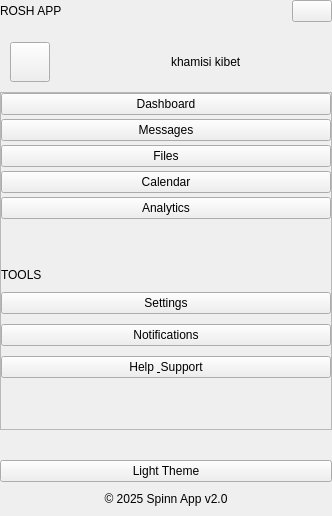
<?xml version="1.0" encoding="UTF-8"?>
<ui version="4.0">
 <class>CustomComponent</class>
 <widget class="QCustomComponent" name="CustomComponent">
  <property name="geometry">
   <rect>
    <x>0</x>
    <y>0</y>
    <width>332</width>
    <height>516</height>
   </rect>
  </property>
  <property name="windowTitle">
   <string>CustomComponent</string>
  </property>
  <layout class="QVBoxLayout" name="verticalLayout">
   <property name="spacing">
    <number>10</number>
   </property>
   <property name="leftMargin">
    <number>0</number>
   </property>
   <property name="topMargin">
    <number>0</number>
   </property>
   <property name="rightMargin">
    <number>0</number>
   </property>
   <property name="bottomMargin">
    <number>0</number>
   </property>
   <item>
    <widget class="QCustomHamburgerMenu" name="leftHamburgerMenu">
     <property name="acrylicEnabled" stdset="0">
      <bool>true</bool>
     </property>
     <property name="autoHide" stdset="0">
      <bool>true</bool>
     </property>
     <property name="showButtonName" stdset="0">
      <string>BtnLeftSideDrawer</string>
     </property>
     <property name="hideButtonName" stdset="0">
      <string>hideHamburgerBtn</string>
     </property>
     <layout class="QVBoxLayout" name="verticalLayout_3">
      <property name="spacing">
       <number>10</number>
      </property>
      <property name="leftMargin">
       <number>0</number>
      </property>
      <property name="topMargin">
       <number>0</number>
      </property>
      <property name="rightMargin">
       <number>0</number>
      </property>
      <property name="bottomMargin">
       <number>0</number>
      </property>
      <item>
       <widget class="QWidget" name="leftDrawerWidget" native="true">
        <layout class="QVBoxLayout" name="verticalLayout_2">
         <property name="spacing">
          <number>10</number>
         </property>
         <property name="leftMargin">
          <number>0</number>
         </property>
         <property name="topMargin">
          <number>0</number>
         </property>
         <property name="rightMargin">
          <number>0</number>
         </property>
         <property name="bottomMargin">
          <number>0</number>
         </property>
         <item>
          <widget class="QWidget" name="headerWidget" native="true">
           <layout class="QHBoxLayout" name="horizontalLayout">
            <property name="spacing">
             <number>10</number>
            </property>
            <property name="leftMargin">
             <number>0</number>
            </property>
            <property name="topMargin">
             <number>0</number>
            </property>
            <property name="rightMargin">
             <number>0</number>
            </property>
            <property name="bottomMargin">
             <number>0</number>
            </property>
            <item>
             <widget class="QLabel" name="appTitleLabel">
              <property name="text">
               <string>ROSH APP</string>
              </property>
             </widget>
            </item>
            <item alignment="Qt::AlignmentFlag::AlignRight">
             <widget class="QPushButton" name="hideHamburgerBtn">
              <property name="text">
               <string/>
              </property>
              <property name="icon">
               <iconset resource="../Qss/icons/_icons.qrc">
                <normaloff>:/material_design/icons/material_design/close.png</normaloff>:/material_design/icons/material_design/close.png</iconset>
              </property>
             </widget>
            </item>
           </layout>
          </widget>
         </item>
         <item>
          <widget class="QCustomHorizontalSeparator" name="headerSeparator"/>
         </item>
         <item alignment="Qt::AlignmentFlag::AlignTop">
          <widget class="QWidget" name="profileWidget" native="true">
           <layout class="QHBoxLayout" name="profileLayout">
            <property name="spacing">
             <number>10</number>
            </property>
            <property name="leftMargin">
             <number>10</number>
            </property>
            <property name="topMargin">
             <number>0</number>
            </property>
            <property name="rightMargin">
             <number>10</number>
            </property>
            <property name="bottomMargin">
             <number>0</number>
            </property>
            <item alignment="Qt::AlignmentFlag::AlignLeft">
             <widget class="QPushButton" name="profileBtn">
              <property name="minimumSize">
               <size>
                <width>40</width>
                <height>40</height>
               </size>
              </property>
              <property name="maximumSize">
               <size>
                <width>40</width>
                <height>40</height>
               </size>
              </property>
              <property name="text">
               <string/>
              </property>
              <property name="icon">
               <iconset resource="../Qss/icons/_icons.qrc">
                <normaloff>:/material_design/icons/material_design/account_circle.png</normaloff>:/material_design/icons/material_design/account_circle.png</iconset>
              </property>
              <property name="iconSize">
               <size>
                <width>20</width>
                <height>20</height>
               </size>
              </property>
             </widget>
            </item>
            <item>
             <widget class="QLabel" name="userInfoLabel">
              <property name="text">
               <string>khamisi kibet</string>
              </property>
              <property name="alignment">
               <set>Qt::AlignmentFlag::AlignLeading|Qt::AlignmentFlag::AlignLeft|Qt::AlignmentFlag::AlignVCenter</set>
              </property>
              <property name="wordWrap">
               <bool>true</bool>
              </property>
             </widget>
            </item>
           </layout>
          </widget>
         </item>
         <item>
          <widget class="QScrollArea" name="scrollArea">
           <property name="widgetResizable">
            <bool>true</bool>
           </property>
           <widget class="QWidget" name="scrollAreaWidgetContents">
            <property name="geometry">
             <rect>
              <x>0</x>
              <y>0</y>
              <width>310</width>
              <height>396</height>
             </rect>
            </property>
            <layout class="QVBoxLayout" name="verticalLayout_4">
             <property name="spacing">
              <number>0</number>
             </property>
             <property name="leftMargin">
              <number>0</number>
             </property>
             <property name="topMargin">
              <number>0</number>
             </property>
             <property name="rightMargin">
              <number>0</number>
             </property>
             <property name="bottomMargin">
              <number>0</number>
             </property>
             <item>
              <widget class="QWidget" name="navigationWidget" native="true">
               <layout class="QVBoxLayout" name="navigationLayout">
                <property name="spacing">
                 <number>4</number>
                </property>
                <property name="leftMargin">
                 <number>0</number>
                </property>
                <property name="topMargin">
                 <number>0</number>
                </property>
                <property name="rightMargin">
                 <number>0</number>
                </property>
                <property name="bottomMargin">
                 <number>0</number>
                </property>
                <item>
                 <widget class="QPushButton" name="dashboardBtn">
                  <property name="text">
                   <string>Dashboard</string>
                  </property>
                  <property name="icon">
                   <iconset resource="../Qss/icons/_icons.qrc">
                    <normaloff>:/material_design/icons/material_design/dashboard.png</normaloff>:/material_design/icons/material_design/dashboard.png</iconset>
                  </property>
                 </widget>
                </item>
                <item>
                 <widget class="QPushButton" name="messagesBtn">
                  <property name="text">
                   <string>Messages</string>
                  </property>
                  <property name="icon">
                   <iconset resource="../Qss/icons/_icons.qrc">
                    <normaloff>:/material_design/icons/material_design/chat_bubble.png</normaloff>:/material_design/icons/material_design/chat_bubble.png</iconset>
                  </property>
                 </widget>
                </item>
                <item>
                 <widget class="QPushButton" name="filesBtn">
                  <property name="text">
                   <string>Files</string>
                  </property>
                  <property name="icon">
                   <iconset resource="../Qss/icons/_icons.qrc">
                    <normaloff>:/material_design/icons/material_design/folder.png</normaloff>:/material_design/icons/material_design/folder.png</iconset>
                  </property>
                 </widget>
                </item>
                <item>
                 <widget class="QPushButton" name="calendarBtn">
                  <property name="text">
                   <string>Calendar</string>
                  </property>
                  <property name="icon">
                   <iconset resource="../Qss/icons/_icons.qrc">
                    <normaloff>:/material_design/icons/material_design/event.png</normaloff>:/material_design/icons/material_design/event.png</iconset>
                  </property>
                 </widget>
                </item>
                <item>
                 <widget class="QPushButton" name="analyticsBtn">
                  <property name="text">
                   <string>Analytics</string>
                  </property>
                  <property name="icon">
                   <iconset resource="../Qss/icons/_icons.qrc">
                    <normaloff>:/material_design/icons/material_design/analytics.png</normaloff>:/material_design/icons/material_design/analytics.png</iconset>
                  </property>
                 </widget>
                </item>
               </layout>
              </widget>
             </item>
             <item>
              <spacer name="verticalSpacer">
               <property name="orientation">
                <enum>Qt::Orientation::Vertical</enum>
               </property>
               <property name="sizeHint" stdset="0">
                <size>
                 <width>20</width>
                 <height>79</height>
                </size>
               </property>
              </spacer>
             </item>
             <item>
              <widget class="QCustomHorizontalSeparator" name="middleSeparator"/>
             </item>
             <item>
              <widget class="QWidget" name="toolsWidget" native="true">
               <layout class="QVBoxLayout" name="toolsLayout">
                <property name="spacing">
                 <number>10</number>
                </property>
                <property name="leftMargin">
                 <number>0</number>
                </property>
                <property name="topMargin">
                 <number>0</number>
                </property>
                <property name="rightMargin">
                 <number>0</number>
                </property>
                <property name="bottomMargin">
                 <number>0</number>
                </property>
                <item>
                 <widget class="QLabel" name="toolsLabel">
                  <property name="text">
                   <string>TOOLS</string>
                  </property>
                 </widget>
                </item>
                <item>
                 <widget class="QPushButton" name="settingsBtn">
                  <property name="text">
                   <string>Settings</string>
                  </property>
                  <property name="icon">
                   <iconset resource="../Qss/icons/_icons.qrc">
                    <normaloff>:/material_design/icons/material_design/settings.png</normaloff>:/material_design/icons/material_design/settings.png</iconset>
                  </property>
                 </widget>
                </item>
                <item>
                 <widget class="QPushButton" name="notificationsBtn">
                  <property name="text">
                   <string>Notifications</string>
                  </property>
                  <property name="icon">
                   <iconset resource="../Qss/icons/_icons.qrc">
                    <normaloff>:/material_design/icons/material_design/notifications.png</normaloff>:/material_design/icons/material_design/notifications.png</iconset>
                  </property>
                 </widget>
                </item>
                <item>
                 <widget class="QPushButton" name="helpBtn">
                  <property name="text">
                   <string>Help &amp; Support</string>
                  </property>
                  <property name="icon">
                   <iconset resource="../Qss/icons/_icons.qrc">
                    <normaloff>:/material_design/icons/material_design/help.png</normaloff>:/material_design/icons/material_design/help.png</iconset>
                  </property>
                 </widget>
                </item>
               </layout>
              </widget>
             </item>
             <item>
              <spacer name="verticalSpacer_2">
               <property name="orientation">
                <enum>Qt::Orientation::Vertical</enum>
               </property>
               <property name="sizeHint" stdset="0">
                <size>
                 <width>20</width>
                 <height>80</height>
                </size>
               </property>
              </spacer>
             </item>
            </layout>
           </widget>
          </widget>
         </item>
         <item>
          <widget class="QCustomHorizontalSeparator" name="profileSeparator"/>
         </item>
         <item>
          <widget class="QWidget" name="footerWidget" native="true">
           <layout class="QVBoxLayout" name="footerLayout">
            <property name="spacing">
             <number>10</number>
            </property>
            <property name="leftMargin">
             <number>0</number>
            </property>
            <property name="topMargin">
             <number>10</number>
            </property>
            <property name="rightMargin">
             <number>0</number>
            </property>
            <property name="bottomMargin">
             <number>10</number>
            </property>
            <item>
             <widget class="QPushButton" name="themeBtn">
              <property name="text">
               <string>Light Theme</string>
              </property>
              <property name="icon">
               <iconset resource="../Qss/icons/_icons.qrc">
                <normaloff>:/material_design/icons/material_design/light_mode.png</normaloff>:/material_design/icons/material_design/light_mode.png</iconset>
              </property>
             </widget>
            </item>
            <item>
             <widget class="QLabel" name="copyrightLabel">
              <property name="text">
               <string>© 2025 Spinn App v2.0</string>
              </property>
              <property name="alignment">
               <set>Qt::AlignmentFlag::AlignCenter</set>
              </property>
             </widget>
            </item>
           </layout>
          </widget>
         </item>
        </layout>
       </widget>
      </item>
     </layout>
    </widget>
   </item>
  </layout>
 </widget>
 <customwidgets>
  <customwidget>
   <class>QCustomHamburgerMenu</class>
   <extends>QWidget</extends>
   <header>Custom_Widgets.QCustomHamburgerMenu</header>
   <container>1</container>
  </customwidget>
  <customwidget>
   <class>QCustomHorizontalSeparator</class>
   <extends>QWidget</extends>
   <header>Custom_Widgets.QCustomHorizontalSeparator</header>
  </customwidget>
  <customwidget>
   <class>QCustomComponent</class>
   <extends>QWidget</extends>
   <header>Custom_Widgets.QCustomComponent</header>
   <container>1</container>
  </customwidget>
 </customwidgets>
 <resources>
  <include location="../Qss/icons/_icons.qrc"/>
 </resources>
 <connections/>
</ui>
